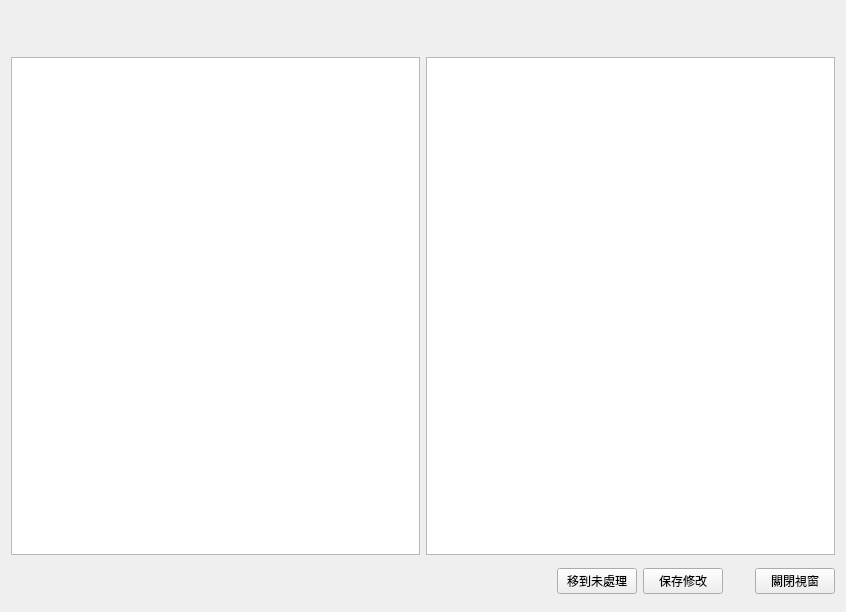
<?xml version="1.0" encoding="UTF-8"?>
<ui version="4.0">
 <class>LayerTrDetail</class>
 <widget class="QWidget" name="LayerTrDetail">
  <property name="geometry">
   <rect>
    <x>0</x>
    <y>0</y>
    <width>846</width>
    <height>612</height>
   </rect>
  </property>
  <property name="windowTitle">
   <string>Form</string>
  </property>
  <layout class="QVBoxLayout" name="verticalLayout">
   <item>
    <widget class="QWidget" name="widget" native="true">
     <property name="minimumSize">
      <size>
       <width>0</width>
       <height>40</height>
      </size>
     </property>
     <property name="maximumSize">
      <size>
       <width>16777215</width>
       <height>40</height>
      </size>
     </property>
     <layout class="QGridLayout" name="gridLayout">
      <property name="leftMargin">
       <number>0</number>
      </property>
      <property name="topMargin">
       <number>0</number>
      </property>
      <property name="rightMargin">
       <number>0</number>
      </property>
      <property name="bottomMargin">
       <number>0</number>
      </property>
      <property name="spacing">
       <number>0</number>
      </property>
      <item row="0" column="0">
       <widget class="QLabel" name="lbTitle">
        <property name="styleSheet">
         <string notr="true">font: 700 14pt &quot;Microsoft JhengHei UI&quot;;</string>
        </property>
        <property name="text">
         <string/>
        </property>
        <property name="alignment">
         <set>Qt::AlignCenter</set>
        </property>
       </widget>
      </item>
     </layout>
    </widget>
   </item>
   <item>
    <widget class="QWidget" name="widget_2" native="true">
     <layout class="QHBoxLayout" name="horizontalLayout">
      <property name="leftMargin">
       <number>0</number>
      </property>
      <property name="topMargin">
       <number>0</number>
      </property>
      <property name="rightMargin">
       <number>0</number>
      </property>
      <property name="bottomMargin">
       <number>0</number>
      </property>
      <item>
       <widget class="QTextEdit" name="txtOri">
        <property name="readOnly">
         <bool>true</bool>
        </property>
       </widget>
      </item>
      <item>
       <widget class="QTextEdit" name="txtOut"/>
      </item>
     </layout>
    </widget>
   </item>
   <item>
    <widget class="QWidget" name="widget_3" native="true">
     <property name="minimumSize">
      <size>
       <width>0</width>
       <height>40</height>
      </size>
     </property>
     <property name="maximumSize">
      <size>
       <width>16777215</width>
       <height>40</height>
      </size>
     </property>
     <layout class="QHBoxLayout" name="horizontalLayout_2">
      <property name="leftMargin">
       <number>0</number>
      </property>
      <property name="topMargin">
       <number>0</number>
      </property>
      <property name="rightMargin">
       <number>0</number>
      </property>
      <property name="bottomMargin">
       <number>0</number>
      </property>
      <item>
       <spacer name="horizontalSpacer">
        <property name="orientation">
         <enum>Qt::Horizontal</enum>
        </property>
        <property name="sizeHint" stdset="0">
         <size>
          <width>556</width>
          <height>20</height>
         </size>
        </property>
       </spacer>
      </item>
      <item>
       <widget class="QPushButton" name="btnMove">
        <property name="text">
         <string>移到未處理</string>
        </property>
       </widget>
      </item>
      <item>
       <widget class="QPushButton" name="btnSave">
        <property name="text">
         <string>保存修改</string>
        </property>
       </widget>
      </item>
      <item>
       <widget class="QWidget" name="widget_4" native="true">
        <property name="minimumSize">
         <size>
          <width>20</width>
          <height>0</height>
         </size>
        </property>
       </widget>
      </item>
      <item>
       <widget class="QPushButton" name="btnClose">
        <property name="text">
         <string>關閉視窗</string>
        </property>
       </widget>
      </item>
     </layout>
    </widget>
   </item>
  </layout>
 </widget>
 <resources/>
 <connections/>
</ui>
